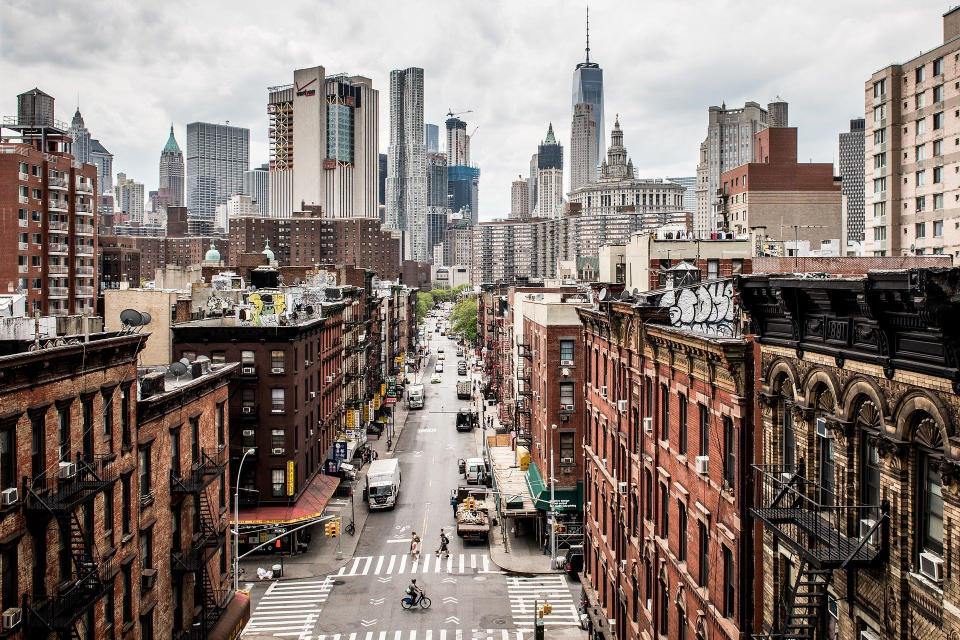
#> input picture img/image_1.jpg, 1920 x 1280 px (shown at 1/2 size)
$ python '8 - Puntos clave.py'
#> lines starting #> are read from the running program, lines starting #| are printed output that depends on the picture; after the words box and inside, x2 and y2 are one past the last pixel; in counts of white or black regions, pixels touching at a corner belong together
import cv2
import numpy as np

# Carga
img = cv2.imread('img/image_1.jpg')
#> img is the input picture: shape (1280, 1920, 3); mean B, G, R 117.3, 123.7, 136.2
img = cv2.resize(img, (0, 0), fx=0.5, fy=0.5)
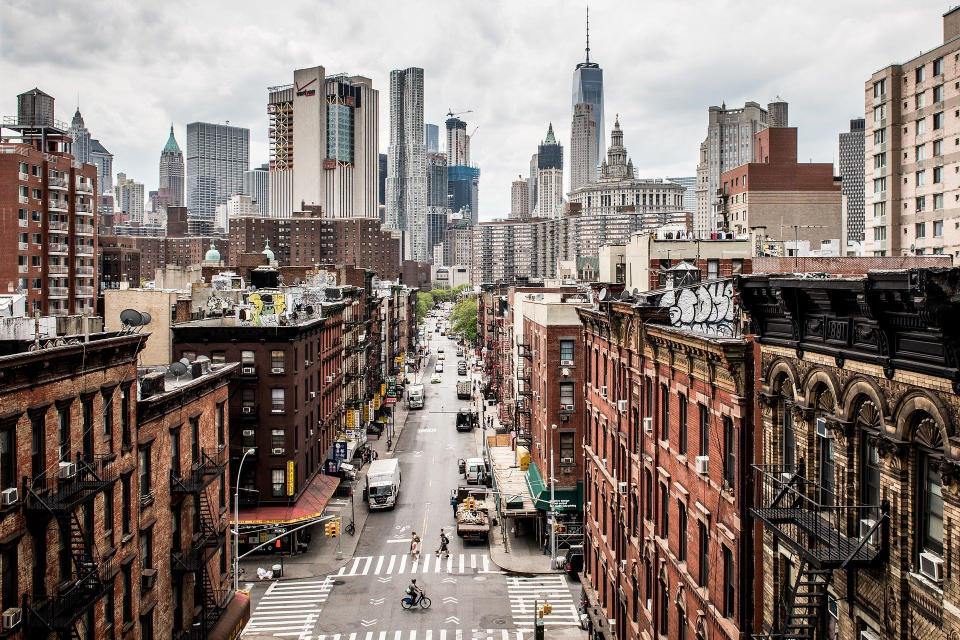
#> img: shape (640, 960, 3); mean B, G, R 117.4, 123.8, 136.3
gray = cv2.cvtColor(img, cv2.COLOR_BGR2GRAY)
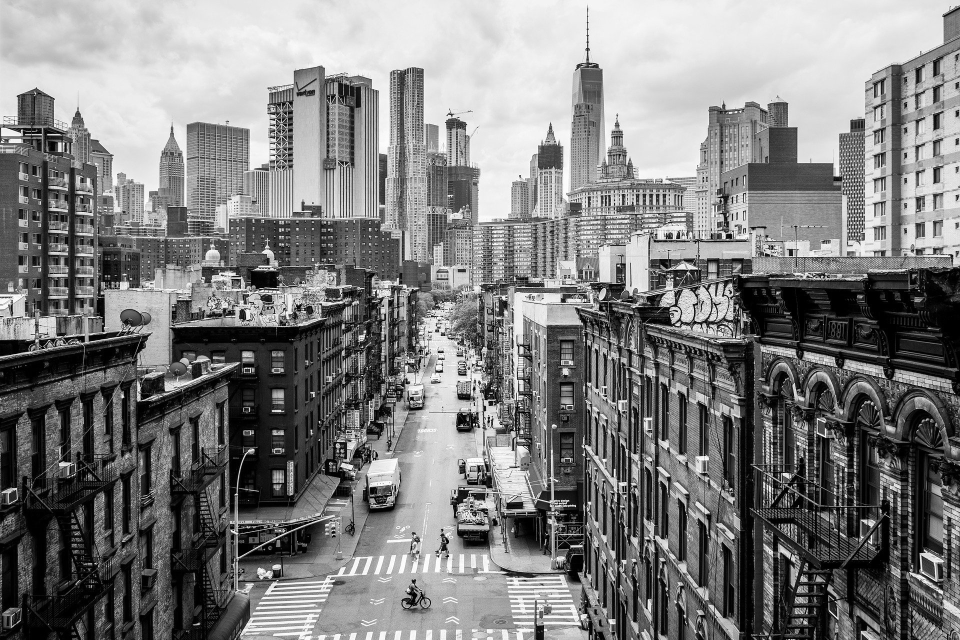
#> gray: shape (640, 960); min 0, max 255, mean 126.8

# Deteccion de puntos claves
corners = cv2.goodFeaturesToTrack(gray, 100, 0.01, 10)
#> corners = 100 rows, first 8: [442, 371], [723, 295], [588, 502], [474, 424], [657, 467], [478, 466], [465, 374], [586, 615]
corners = np.int0(corners)

# Marcado de puntos con circulos
for corner in corners:
    x, y = corner.ravel()
    cv2.circle(img, (x, y), 5, (255, 0, 0), -1)
#> this loop made 100 passes
#> (x, y) on passes 1 to 12: (442, 371), (723, 295), (588, 502), (474, 424), (657, 467), (478, 466), (465, 374), (586, 615), (861, 631), (575, 506), (472, 364), (491, 388)
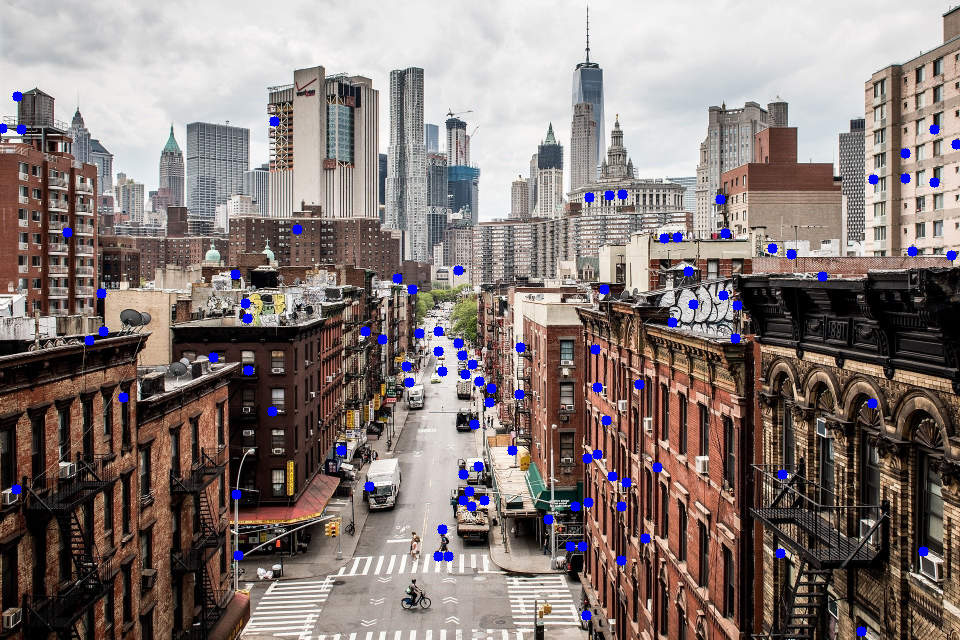
#> img: shape (640, 960, 3); 1.31% of pixels changed, all inside (x1, y1, x2, y2) = (0, 91, 960, 637)

# Creacion imagen 2
img2 = cv2.copyTo(img, img)

# Marcado de lineas entre puntos
for i in range(len(corners)):
    for j in range(i + 1, len(corners)):
        corner1 = tuple(corners[i][0])
        corner2 = tuple(corners[j][0])
        color = tuple(map(lambda x: int(x), np.random.randint(0, 255, size=3)))
        cv2.line(img2, corner1, corner2, color, 1)
#> this loop made 100 passes
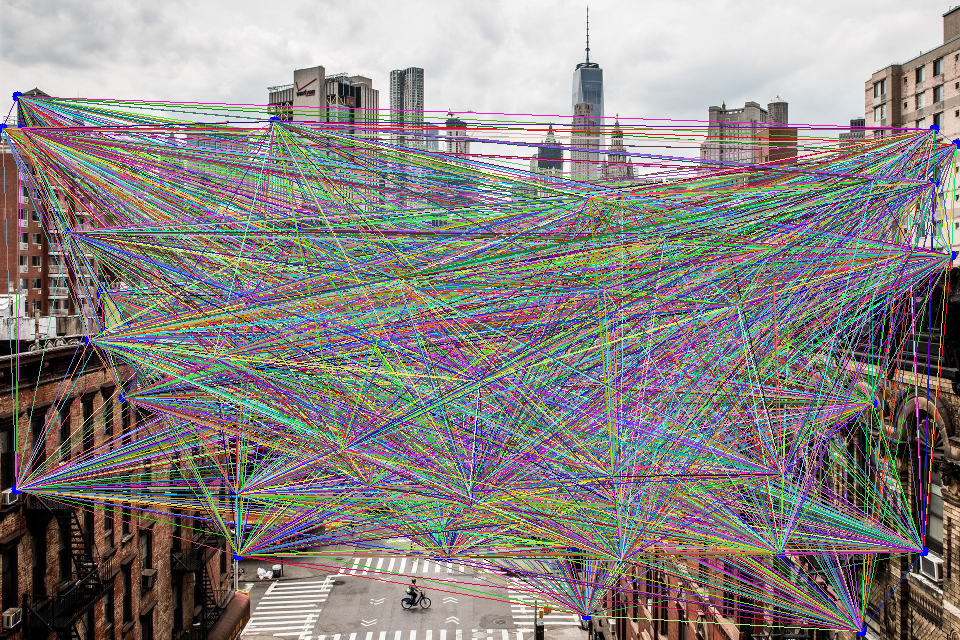
#> img2: shape (640, 960, 3); mean B, G, R 130.3, 131.9, 137.3

# Visualización
cv2.imshow('img', img)
cv2.imshow('img2', img2)
cv2.waitKey(0)  # Espera hasta que se presione una tecla para cerrar
cv2.destroyAllWindows()

$ run again, with img/image_0.jpg copied over img/image_1.jpg
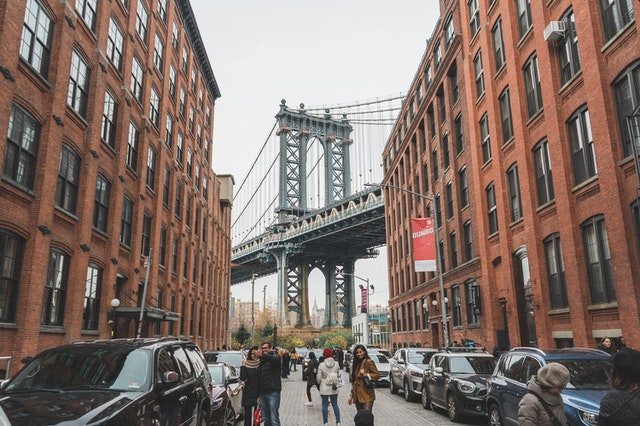
#> input picture img/image_0.jpg, 640 x 426 px
#> img is the input picture: shape (426, 640, 3); mean B, G, R 106.5, 113.8, 130.7
#> `gray = cv2.cvtColor(img, cv2.COLOR_BGR2GRAY)`:
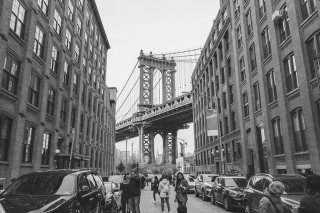
#> gray: shape (213, 320); min 29, max 247, mean 118.2
#> corners = 100 rows, first 8: [220, 184], [178, 101], [169, 133], [189, 97], [141, 49], [155, 176], [210, 190], [192, 123]
#> the loop `for corner in corners:` made 100 passes
#> the loop `for i in range(len(corners)):` made 100 passes
#> after the loop `for i in range(len(corners)):`:
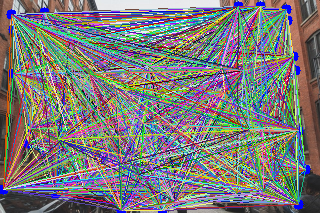
#> img2: shape (213, 320, 3); mean B, G, R 121.7, 121.9, 123.5

$ run again, with img/image_2.jpg copied over img/image_1.jpg
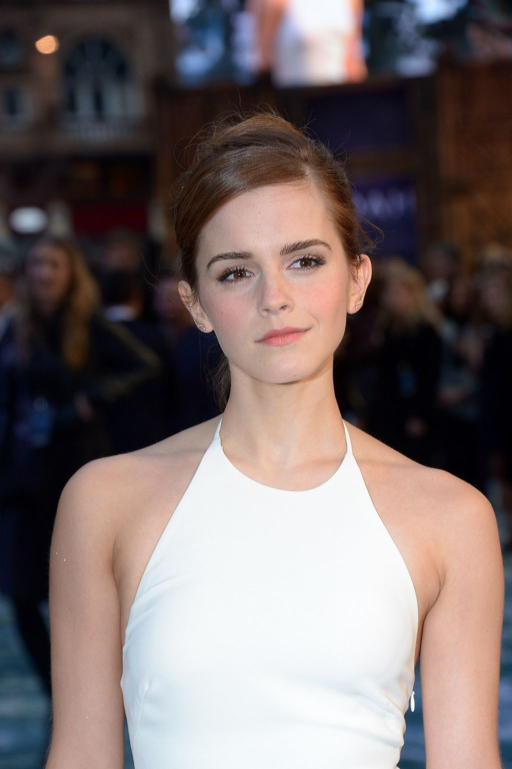
#> input picture img/image_2.jpg, 1024 x 1538 px (shown at 1/2 size)
#> img is the input picture: shape (1538, 1024, 3); mean B, G, R 106.5, 107.5, 119.9
#> `gray = cv2.cvtColor(img, cv2.COLOR_BGR2GRAY)`:
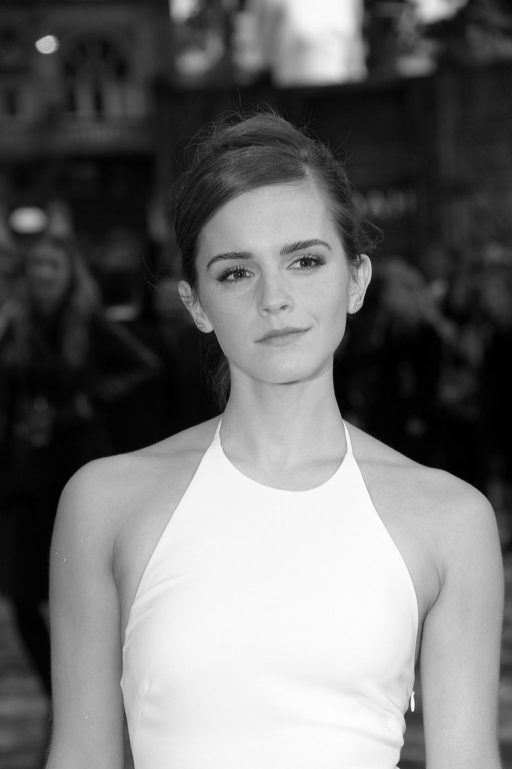
#> gray: shape (769, 512); min 0, max 253, mean 111.2
#> corners = 92 rows, first 8: [412, 711], [397, 765], [213, 330], [347, 313], [232, 274], [298, 262], [361, 255], [413, 692]
#> the loop `for corner in corners:` made 92 passes
#> the loop `for i in range(len(corners)):` made 92 passes
#> after the loop `for i in range(len(corners)):`:
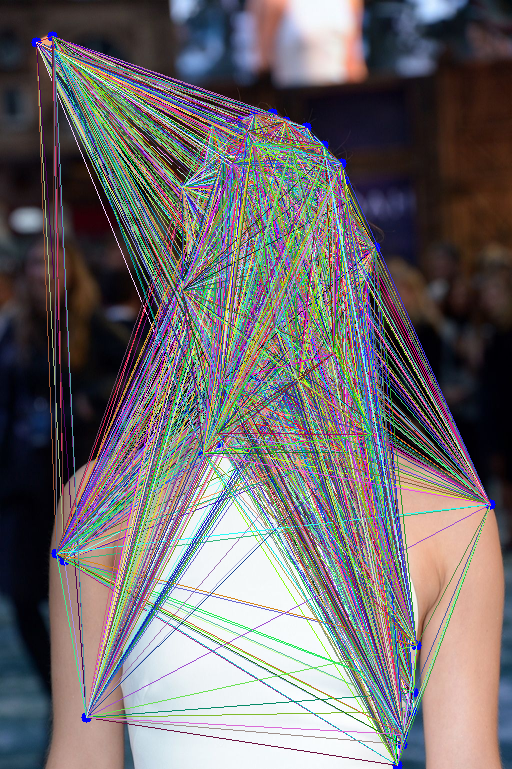
#> img2: shape (769, 512, 3); mean B, G, R 111, 109, 113.2
